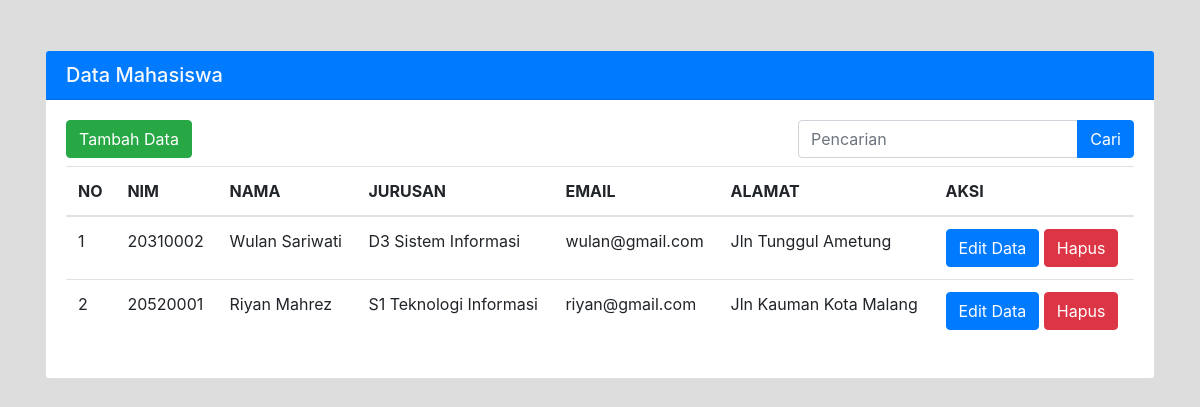
The page / on the database its author committed.
### tables this page shows
CREATE TABLE `mahasiswa`  (
  `id` int(11) UNSIGNED NOT NULL AUTO_INCREMENT,
  `nim` varchar(100) NULL DEFAULT NULL,
  `nama` varchar(255) NULL DEFAULT NULL,
  `kode_prodi` int(11) NULL DEFAULT NULL,
  `email` varchar(100) NULL DEFAULT NULL,
  `alamat` text NULL,
  PRIMARY KEY (`id`) USING BTREE,
  INDEX `kode_prodi_mhs`(`kode_prodi`) USING BTREE,
  CONSTRAINT `kode_prodi_mhs` FOREIGN KEY (`kode_prodi`) REFERENCES `prodi` (`kode_prodi`) ON DELETE SET NULL ON UPDATE CASCADE
);

CREATE TABLE `prodi`  (
  `kode_prodi` int(11) NOT NULL,
  `nama_prodi` varchar(255) NULL DEFAULT NULL,
  PRIMARY KEY (`kode_prodi`) USING BTREE
);

### functions.php (called while the page is built, shortened)
<?php
require('./koneksi.php');
require('./query.php');
function get_mahasiswa($keyword = "")
{
    if (empty($keyword)) {
        $query = "SELECT m.*,p.nama_prodi FROM mahasiswa m LEFT JOIN prodi p
        ON p.kode_prodi=m.kode_prodi ORDER BY m.id DESC";
    }
    $data = select_all($query);
    return $data;
}

### query.php (called while the page is built, shortened)
<?php
require_once "koneksi.php";
function select_all($query)
{
    global  $koneksi;
    $result = mysqli_query($koneksi, $query);
    $data = array();
    while ($d = mysqli_fetch_assoc($result)) {
        $data[] = $d;
    }
    return $data;
}

### index.php (the view, shortened to what this page needs)
<?php
require('./functions.php');
if (isset($_POST['cari'])) {
    $keyword = $_POST['cari'];
    $data_mhs = get_mahasiswa($keyword);
} else {
    $data_mhs = get_mahasiswa();
}
?>
<!DOCTYPE html>
<html lang="en">
<head>
    <link href="assets/bootstrap/css/bootstrap.min.css" rel="stylesheet" />
</head>
<body style="background-color: #ddd;">
    <div class="container" style="margin-top: 50px;">
        <div class="row">
            <div class="col-md-12">
                <div class="card">
                    <h5 class="card-header bg-primary text-light">Data Mahasiswa</h5>
                    <div class="card-body">
                        <div class="row">
                            <div class="col-md-8">
                                <a href="tambah_mhs.php" class="btn btn-success">Tambah Data</a>
                            </div>
                            <div class="col-md-4">
                                <form method="post">
                                    <div class="input-group">
                                        <input type="text" class="form-control" name="cari" value="<?= isset($keyword) ? $keyword : '' ?>" placeholder="Pencarian" aria-label="Recipient's username" aria-describedby="basic-addon2" autocomplete="false">
                                        <div class="input-group-append">
                                            <button type="submit" class="btn btn-primary" type="button">Cari</button>
                                        </div>
                                    </div>
                                </form>
                            </div>
                            <div class="col-md-12 mt-2">
                                <table class="table table-stripped">
                                    <thead>
                                        <tr>
                                            <th>NO</th>
                                            <th>NIM</th>
                                            <th>NAMA</th>
                                            <th>JURUSAN</th>
                                            <th>EMAIL</th>
                                            <th>ALAMAT</th>
                                            <th>AKSI</th>
                                        </tr>
                                    </thead>
                                    <tbody>
                                        <?php if (count($data_mhs) > 0) { ?>
                                            <?php foreach ($data_mhs as $i => $row) : ?>
                                                <tr>
                                                    <td><?= ++$i  ?></td>
                                                    <td><?= $row['nim'] ?></td>
                                                    <td><?= $row['nama'] ?></td>
                                                    <td><?= $row['nama_prodi'] ?></td>
                                                    <td><?= $row['email'] ?></td>
                                                    <td><?= $row['alamat'] ?></td>
                                                    <td>
                                                        <a href="edit_mhs.php?id=<?= $row['id'] ?>" class="btn btn-primary">Edit Data</a>
                                                        <a href="index.php?id_hapus=<?= $row['id'] ?>" class="btn btn-danger">Hapus</a>
                                                    </td>
                                                </tr>
                                            <?php endforeach ?>
                                        <?php } ?>
                                    </tbody>
                                </table>
                            </div>
                        </div>
                    </div>
                </div>
            </div>
        </div>
    </div>
</body>
</html>

### rows shown on the page
mahasiswa: nim "20310002", nama "Wulan Sariwati", kode_prodi.nama_prodi "D3 Sistem Informasi", email "wulan@gmail.com", alamat "Jln Tunggul Ametung"
mahasiswa: nim "20520001", nama "Riyan Mahrez", kode_prodi.nama_prodi "S1 Teknologi Informasi", email "riyan@gmail.com", alamat "Jln Kauman Kota Malang"
